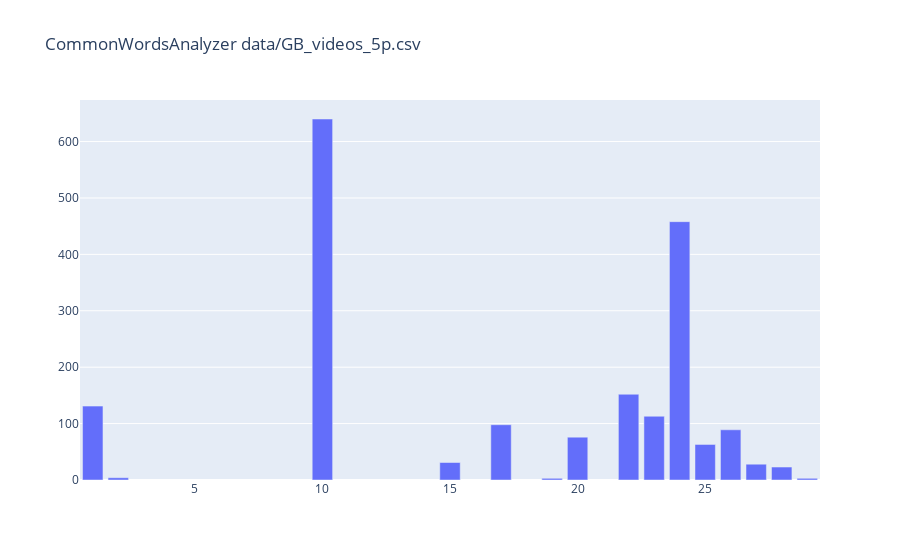
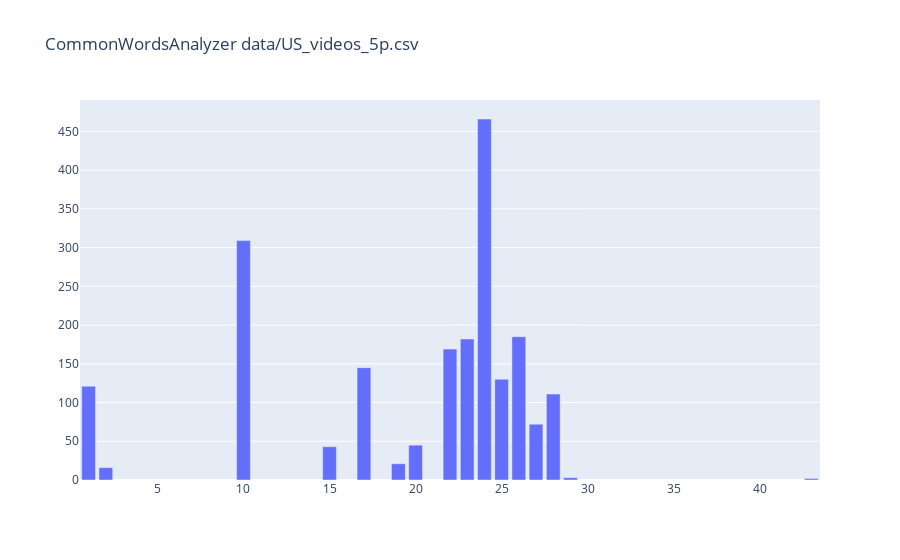

Notebook source saved alongside these figures, in order:
### Code cell
plotUtil.plot_graph("CommonWordsAnalyzer")

### Figure 1 — Plotly figure (JSON) as saved in the notebook; plotly's stock layout.template omitted (floating-point values rounded to 4 significant figures)
{"data": [{"name": "CommonWordsAnalyzer", "type": "bar", "x": ["Columns", "1", "10", "15", "17", "19", "2", "20", "22", "23", "24", "25", "26", "27", "28", "29"], "y": ["category_id", 131, 640, 31, 98, 3, 4, 76, 152, 113, 458, 63, 89, 28, 23, 3]}], "layout": {"barmode": "stack", "title": {"text": "CommonWordsAnalyzer data/GB_videos_5p.csv"}}}

### Figure 2 — Plotly figure (JSON) as saved in the notebook; plotly's stock layout.template omitted (floating-point values rounded to 4 significant figures)
{"data": [{"name": "CommonWordsAnalyzer", "type": "bar", "x": ["Columns", "1", "10", "15", "17", "19", "2", "20", "22", "23", "24", "25", "26", "27", "28", "29", "43"], "y": ["category_id", 121, 309, 43, 145, 21, 16, 45, 169, 182, 466, 130, 185, 72, 111, 3, 2]}], "layout": {"barmode": "stack", "title": {"text": "CommonWordsAnalyzer data/US_videos_5p.csv"}}}
